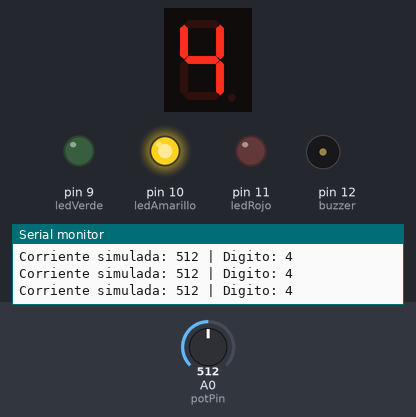
Recording of a sketch running on a simulated Arduino Uno, built with avr-gcc and run on an emulated ATmega328P. Parts: 1-digit seven-segment display, output pins drawn as LEDs (lit = HIGH), buzzer (waves = sounding, pin HIGH), the last lines printed to the serial monitor. Wiring (inferred from the names in the program): 1-digit 7-segment display, segments lit when HIGH: segments pin 2, pin 3, pin 4, pin 5, pin 6, pin 7, pin 8. Inputs (shaded band) come from the test bench; at power-on: A0 (potPin) = 512. The segment pins are drawn as the display they are named for; pins used as bus, display or sensor lines are not drawn.

Above: at 1.2 s.
1.3 s: A0 (potPin) set to 360
At 1.8 s:
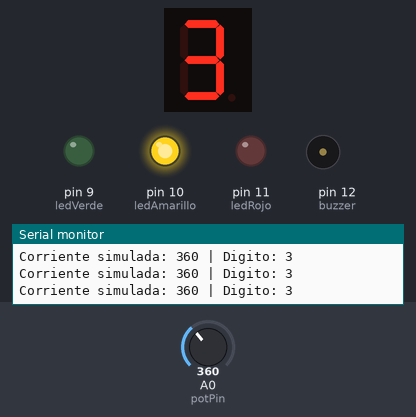
2.8 s: A0 (potPin) set to 342
At 3.2 s:
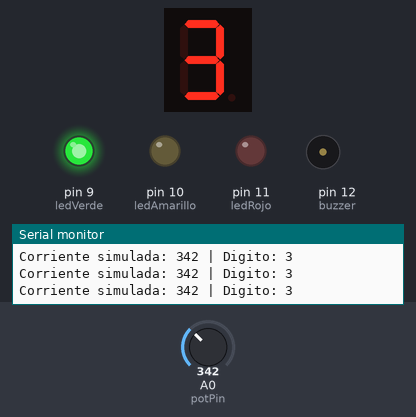
4.3 s: A0 (potPin) set to 710
At 5.5 s:
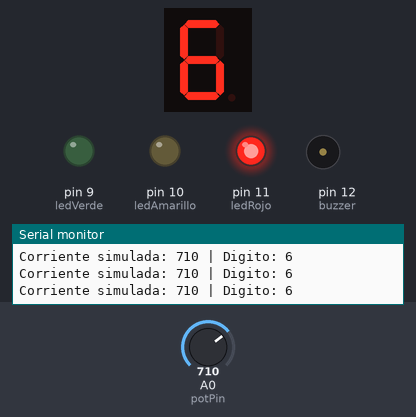
5.8 s: A0 (potPin) set to 881
At 7.0 s:
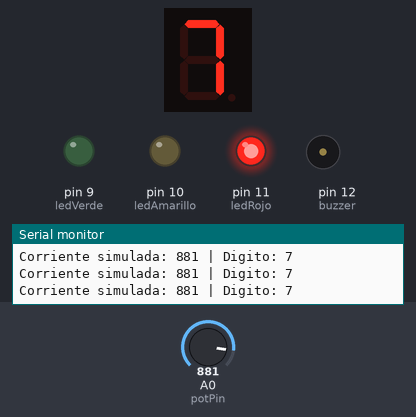
7.3 s: A0 (potPin) set to 915
At 8.5 s:
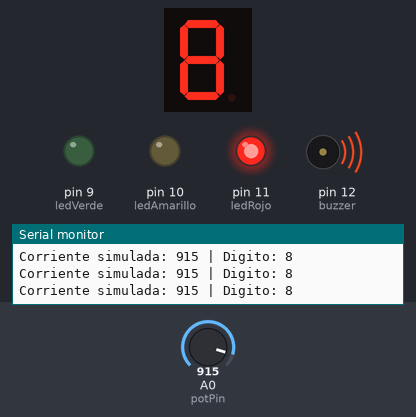
8.8 s: A0 (potPin) set to 890
At 10.0 s:
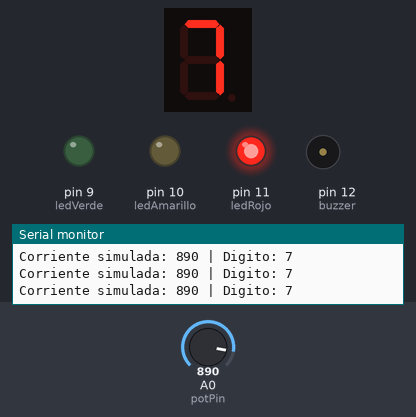
Timing chart, 0 to 11.3 s (numbered marks = the images above; inputs shaded):
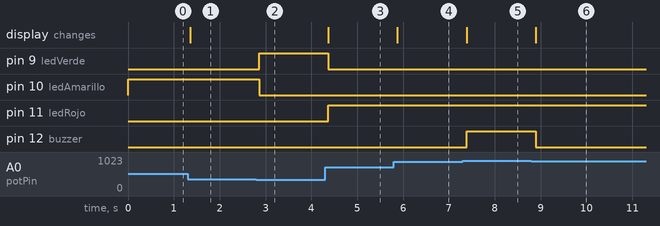

Measured:
- the behaviour switches between 350 and 349 on A0 (potPin) (found by bisection; images 1 and 2)
- the behaviour switches between 899 and 900 on A0 (potPin) (found by bisection; images 4 and 5)
- after the input at 1.3 s, the display: changes after 0.06 s (image 1)
- after the input at 2.8 s, pin 9 (ledVerde): LOW → HIGH after 0.06 s; pin 10 (ledAmarillo): HIGH → LOW after 0.06 s
- after the input at 4.3 s, pin 9 (ledVerde): HIGH → LOW after 0.07 s; pin 11 (ledRojo): LOW → HIGH after 0.07 s; the display: changes after 0.07 s (image 3)
- after the input at 5.8 s, the display: changes after 0.08 s (image 4)
- after the input at 7.3 s, pin 12 (buzzer): LOW → HIGH after 0.08 s; the display: changes after 0.08 s (image 5)
- after the input at 8.8 s, pin 12 (buzzer): HIGH → LOW after 0.09 s; the display: changes after 0.09 s (image 6)

The sketch:

actividad_electrica.ino
```cpp
/* =======================================================
   MEDIDOR DE CONSUMO ELÉCTRICO (SIMULACIÓN)

   - Potenciómetro simula la corriente consumida
   - Se muestra un dígito (0-9) en display de 7 segmentos
   - Tres LEDs indican nivel de consumo:
         Verde   : Bajo
         Amarillo: Medio
         Rojo    : Alto
   - Si el consumo es extremo, suena buzzer (sobrecarga)

   ======================================================= */

/// ------- Pines -------
const int potPin = A0;

// Display 7 segmentos (cátodo común)
int a = 2;
int b = 3;
int c = 4;
int d = 5;
int e = 6;
int f = 7;
int g = 8;

// LEDs
int ledVerde   = 9;
int ledAmarillo = 10;
int ledRojo    = 11;

// Buzzer activo
int buzzer = 12;

/// ------- Tabla de segmentos para dígitos 0–9 -------
/// Cada vector corresponde a {a,b,c,d,e,f,g}
byte digitos[10][7] = {
  {1,1,1,1,1,1,0}, // 0
  {0,1,1,0,0,0,0}, // 1
  {1,1,0,1,1,0,1}, // 2
  {1,1,1,1,0,0,1}, // 3
  {0,1,1,0,0,1,1}, // 4
  {1,0,1,1,0,1,1}, // 5
  {1,0,1,1,1,1,1}, // 6
  {1,1,1,0,0,0,0}, // 7
  {1,1,1,1,1,1,1}, // 8
  {1,1,1,1,0,1,1}  // 9
};

/// ------- CONFIGURACIÓN -------
void setup() {

  // Pines display
  pinMode(a, OUTPUT);
  pinMode(b, OUTPUT);
  pinMode(c, OUTPUT);
  pinMode(d, OUTPUT);
  pinMode(e, OUTPUT);
  pinMode(f, OUTPUT);
  pinMode(g, OUTPUT);

  // Pines LEDs
  pinMode(ledVerde, OUTPUT);
  pinMode(ledAmarillo, OUTPUT);
  pinMode(ledRojo, OUTPUT);

  // Buzzer
  pinMode(buzzer, OUTPUT);

  Serial.begin(9600);
}

/// ------- Función para mostrar un número --------
void mostrarDigito(int num) {
  for (int i = 0; i < 7; i++) {
    int pin = a + i;  // a,b,c,d,e,f,g están en orden 2–8
    digitalWrite(pin, digitos[num][i]);
  }
}

/// ------- LOOP PRINCIPAL -------
void loop() {

  // Leer potenciómetro (0–1023)
  int lectura = analogRead(potPin);

  // Convertir a dígito (0–9)
  int digito = map(lectura, 0, 1023, 0, 9);

  mostrarDigito(digito);

  // Mostrar en monitor serial
  Serial.print("Corriente simulada: ");
  Serial.print(lectura);
  Serial.print(" | Digito: ");
  Serial.println(digito);

  // ----------- LÓGICA DE NIVELES -----------

  // Nivel Bajo
  if (lectura < 350) {
    digitalWrite(ledVerde, HIGH);
    digitalWrite(ledAmarillo, LOW);
    digitalWrite(ledRojo, LOW);
    digitalWrite(buzzer, LOW);
  }

  // Nivel Medio
  else if (lectura < 700) {
    digitalWrite(ledVerde, LOW);
    digitalWrite(ledAmarillo, HIGH);
    digitalWrite(ledRojo, LOW);
    digitalWrite(buzzer, LOW);
  }

  // Nivel Alto
  else if (lectura < 900) {
    digitalWrite(ledVerde, LOW);
    digitalWrite(ledAmarillo, LOW);
    digitalWrite(ledRojo, HIGH);
    digitalWrite(buzzer, LOW);
  }

  // Sobrecarga
  else {
    digitalWrite(ledVerde, LOW);
    digitalWrite(ledAmarillo, LOW);
    digitalWrite(ledRojo, HIGH);
    digitalWrite(buzzer, HIGH);  // ALERTA
  }

  delay(150);
}
```
